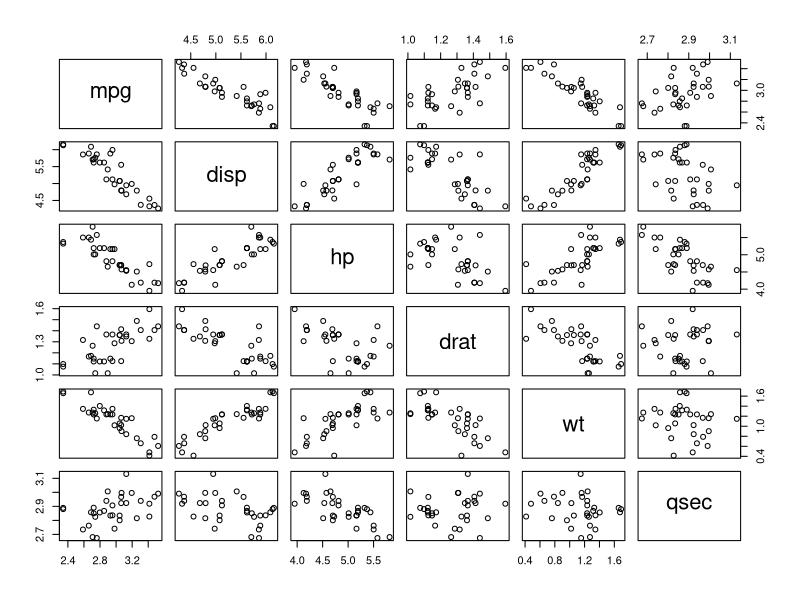

This figure's R source:
## ---- chunk 1
knitr::opts_chunk$set(echo = TRUE)
## ---- chunk 2
#Loading Data
q2data <- data.matrix(read.csv(file = "Q2_Data.csv"))
q2frame <- read.csv(file="Q2_Data.csv")
y <- matrix(q2data[,1],7,1)
y
x <- matrix(c(rep(1,7),q2data[,-1]),7,4)
x
df <- 7-4
## ---- chunk 3
#Finding Beta using BLUE
b <- solve(t(x)%*%x,t(x)%*%y)
b

#Finding variance
#sum-Square
e <- (y-x%*%b)
SSres <- sum(e^2)
s2 <- SSres/(df)
s <- sqrt(s2)

#Beta Variance
C2x <- solve(t(x)%*%x)*s2
diag(C2x)

#Beta standard Error
sqrt(diag(C2x))
## ---- chunk 4
#Part B Computing CI

alpha <- 0.1
x.star <- c(1,10,100,6)
y.star <- x.star%*%b
ta <- qt(1-alpha/2, df)

#Computing 90CI for x1=10, x2= 100 ,x3 =6
CI = c(y.star - s*sqrt(t(x.star)%*%solve(t(x)%*%x)%*%x.star),
       y.star + s*sqrt(t(x.star)%*%solve(t(x)%*%x)%*%x.star))
CI
## ---- chunk 5
#General Linear Hypothesis for B1-B3
#Setting C and delta star
C <- c(0,1,0,-1)
cdelta.star <- matrix(0)

#Computing the variance and standard error for B1-B3
Cb.var <- t(C)%*%solve(t(x)%*%x)%*%C*s2
Cb.var
Cb.ste <- sqrt(Cb.var)
Cb.ste
## ---- chunk 6
#General Linear Hypothesis
#General Linear Hypothesis
C <- matrix(c(0,1,0,0),1,4)
dst <- matrix(-1)

#Conducting an F-test for y=-1 given B1=1
num <- (t(C%*%b-dst)*solve((C%*%solve(t(x)%*%x)%*%t(C)))%*%(C%*%b-dst))
Fstat <- num/(SSres/df)
pf(Fstat,1,3, lower.tail = FALSE)
## ---- chunk 7
#Computing model 2
x2 <- x[,-1]
b2 <- solve(t(x2)%*%x2,t(x2)%*%y)

#Breaking Rg1g2 and Rg2 for correct sum squared
SSres2 <- sum((y-x2%*%b2)^2)
Rg2 <- t(y)%*%x2%*%b2
SSreg <- t(y)%*%y
Rg1g2 <- SSreg - Rg2
Rg1g2

#F Test
r <- 1
Fstat <- (Rg1g2/r)/(SSres/(df))
Fstat
pf(Fstat,r,df, lower.tail=FALSE)
## ---- chunk 8
#Loading and Scaling Data
data(mtcars)
mtcars.new = log(mtcars[, c(1,3:7)])
## ---- chunk 9
#Plotting Pair Graph
pairs(mtcars.new)
## ---- chunk 10
#Preforming forward selection of mtcars model
basemodel <- lm(mpg~1, data=mtcars.new)
add1(basemodel, scope = ~.+disp+hp+drat+wt+qsec, test="F")
q4model2 <- lm(mpg ~ disp, data=mtcars.new)
add1(q4model2, scope = ~.+hp+drat+wt+qsec, test="F") 
q4model3 <- lm(mpg~disp+wt, data=mtcars.new)
add1(q4model3, scope = ~.+hp+drat+qsec, test="F") 
q4model4 <- lm(mpg~disp+hp+wt, data=mtcars.new)
add1(q4model4, scope = ~.+drat+qsec, test="F") 
summary(q4model4)
## ---- chunk 11
AICbasemodel <- lm(mpg ~ disp+hp+drat+wt+qsec ,data=mtcars)
q4modelAIC <- step(AICbasemodel, scope = ~., steps=4)
## ---- chunk 12
summary(q4modelAIC)
